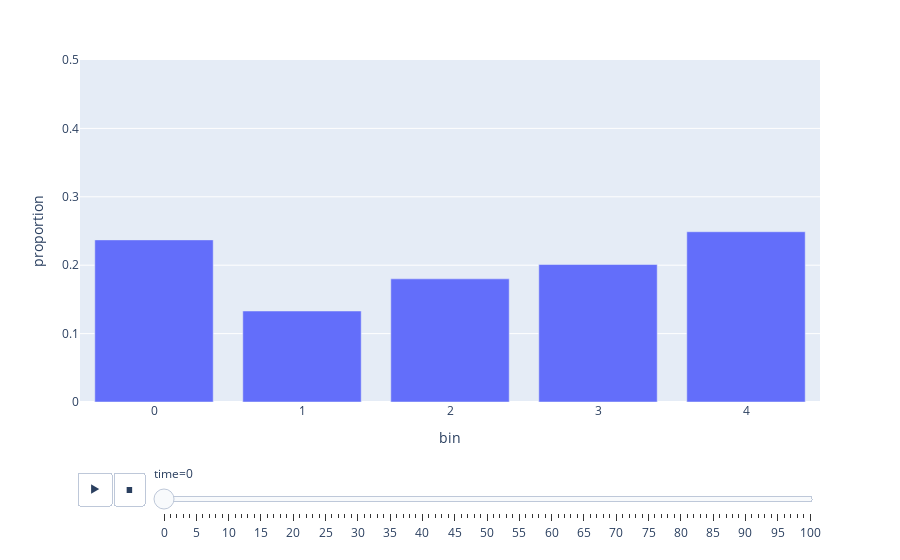

The cell this chart's notebook holds for it:
### Code cell
def watch_props(df, bin_size = 0.2, agg={'weight': 'sum'}):
    df['bin'] = df['position'] // bin_size
    gdf = df.groupby(['bin', 'time']).agg(agg).reset_index().rename({'weight': 'count'}, axis=1)
    full_index = []
    for bin in gdf['bin'].unique():
        for time in gdf['time'].unique():
            full_index.append({
                'bin': bin,
                'time': time
            })
    full_index = pd.DataFrame(full_index)
    gdf = full_index.merge(gdf, on=['bin', 'time'], how='left').fillna(0)
    cbt = gdf.groupby('time').agg({'count': 'sum'}).reset_index().rename({'count': 'total'}, axis=1)
    gdf = gdf.merge(cbt, on='time')
    gdf['proportion'] = gdf['count'] / gdf['total']
    return px.bar(gdf, x='bin', y='proportion', animation_frame='time', range_y=[0, 0.5])

watch_props(df)

### Figure 1 — Plotly figure (JSON) as saved in the notebook; plotly's stock layout.template omitted (floating-point values rounded to 4 significant figures)
{"data": [{"alignmentgroup": "True", "hovertemplate": "time=0<br>bin=%{x}<br>proportion=%{y}<extra></extra>", "legendgroup": "", "marker": {"color": "#636efa", "pattern": {"shape": ""}}, "name": "", "offsetgroup": "", "orientation": "v", "showlegend": false, "textposition": "auto", "type": "bar", "x": [0, 1, 2, 3, 4], "xaxis": "x", "y": [0.237, 0.133, 0.18, 0.201, 0.2489], "yaxis": "y"}], "layout": {"barmode": "relative", "legend": {"tracegroupgap": 0}, "margin": {"t": 60}, "sliders": [{"active": 0, "currentvalue": {"prefix": "time="}, "len": 0.9, "pad": {"b": 10, "t": 60}, "steps": [{"args": [["0"], {"frame": {"duration": 0, "redraw": true}, "fromcurrent": true, "mode": "immediate", "transition": {"duration": 0, "easing": "linear"}}], "label": "0", "method": "animate"}, {"args": [["1"], {"frame": {"duration": 0, "redraw": true}, "fromcurrent": true, "mode": "immediate", "transition": {"duration": 0, "easing": "linear"}}], "label": "1", "method": "animate"}, {"args": [["2"], {"frame": {"duration": 0, "redraw": true}, "fromcurrent": true, "mode": "immediate", "transition": {"duration": 0, "easing": "linear"}}], "label": "2", "method": "animate"}, {"args": [["3"], {"frame": {"duration": 0, "redraw": true}, "fromcurrent": true, "mode": "immediate", "transition": {"duration": 0, "easing": "linear"}}], "label": "3", "method": "animate"}, {"args": [["4"], {"frame": {"duration": 0, "redraw": true}, "fromcurrent": true, "mode": "immediate", "transition": {"duration": 0, "easing": "linear"}}], "label": "4", "method": "animate"}, {"args": [["5"], {"frame": {"duration": 0, "redraw": true}, "fromcurrent": true, "mode": "immediate", "transition": {"duration": 0, "easing": "linear"}}], "label": "5", "method": "animate"}, {"args": [["6"], {"frame": {"duration": 0, "redraw": true}, "fromcurrent": true, "mode": "immediate", "transition": {"duration": 0, "easing": "linear"}}], "label": "6", "method": "animate"}, {"args": [["7"], {"frame": {"duration": 0, "redraw": true}, "fromcurrent": true, "mode": "immediate", "transition": {"duration": 0, "easing": "linear"}}], "label": "7", "method": "animate"}, {"args": [["8"], {"frame": {"duration": 0, "redraw": true}, "fromcurrent": true, "mode": "immediate", "transition": {"duration": 0, "easing": "linear"}}], "label": "8", "method": "animate"}, {"args": [["9"], {"frame": {"duration": 0, "redraw": true}, "fromcurrent": true, "mode": "immediate", "transition": {"duration": 0, "easing": "linear"}}], "label": "9", "method": "animate"}, {"args": [["10"], {"frame": {"duration": 0, "redraw": true}, "fromcurrent": true, "mode": "immediate", "transition": {"duration": 0, "easing": "linear"}}], "label": "10", "method": "animate"}, {"args": [["11"], {"frame": {"duration": 0, "redraw": true}, "fromcurrent": true, "mode": "immediate", "transition": {"duration": 0, "easing": "linear"}}], "label": "11", "method": "animate"}, {"args": [["12"], {"frame": {"duration": 0, "redraw": true}, "fromcurrent": true, "mode": "immediate", "transition": {"duration": 0, "easing": "linear"}}], "label": "12", "method": "animate"}, {"args": [["13"], {"frame": {"duration": 0, "redraw": true}, "fromcurrent": true, "mode": "immediate", "transition": {"duration": 0, "easing": "linear"}}], "label": "13", "method": "animate"}, {"args": [["14"], {"frame": {"duration": 0, "redraw": true}, "fromcurrent": true, "mode": "immediate", "transition": {"duration": 0, "easing": "linear"}}], "label": "14", "method": "animate"}, {"args": [["15"], {"frame": {"duration": 0, "redraw": true}, "fromcurrent": true, "mode": "immediate", "transition": {"duration": 0, "easing": "linear"}}], "label": "15", "method": "animate"}, {"args": [["16"], {"frame": {"duration": 0, "redraw": true}, "fromcurrent": true, "mode": "immediate", "transition": {"duration": 0, "easing": "linear"}}], "label": "16", "method": "animate"}, {"args": [["17"], {"frame": {"duration": 0, "redraw": true}, "fromcurrent": true, "mode": "immediate", "transition": {"duration": 0, "easing": "linear"}}], "label": "17", "method": "animate"}, {"args": [["18"], {"frame": {"duration": 0, "redraw": true}, "fromcurrent": true, "mode": "immediate", "transition": {"duration": 0, "easing": "linear"}}], "label": "18", "method": "animate"}, {"args": [["19"], {"frame": {"duration": 0, "redraw": true}, "fromcurrent": true, "mode": "immediate", "transition": {"duration": 0, "easing": "linear"}}], "label": "19", "method": "animate"}, {"args": [["20"], {"frame": {"duration": 0, "redraw": true}, "fromcurrent": true, "mode": "immediate", "transition": {"duration": 0, "easing": "linear"}}], "label": "20", "method": "animate"}, {"args": [["21"], {"frame": {"duration": 0, "redraw": true}, "fromcurrent": true, "mode": "immediate", "transition": {"duration": 0, "easing": "linear"}}], "label": "21", "method": "animate"}, {"args": [["22"], {"frame": {"duration": 0, "redraw": true}, "fromcurrent": true, "mode": "immediate", "transition": {"duration": 0, "easing": "linear"}}], "label": "22", "method": "animate"}, {"args": [["23"], {"frame": {"duration": 0, "redraw": true}, "fromcurrent": true, "mode": "immediate", "transition": {"duration": 0, "easing": "linear"}}], "label": "23", "method": "animate"}, {"args": [["24"], {"frame": {"duration": 0, "redraw": true}, "fromcurrent": true, "mode": "immediate", "transition": {"duration": 0, "easing": "linear"}}], "label": "24", "method": "animate"}, {"args": [["25"], {"frame": {"duration": 0, "redraw": true}, "fromcurrent": true, "mode": "immediate", "transition": {"duration": 0, "easing": "linear"}}], "label": "25", "method": "animate"}, {"args": [["26"], {"frame": {"duration": 0, "redraw": true}, "fromcurrent": true, "mode": "immediate", "transition": {"duration": 0, "easing": "linear"}}], "label": "26", "method": "animate"}, {"args": [["27"], {"frame": {"duration": 0, "redraw": true}, "fromcurrent": true, "mode": "immediate", "transition": {"duration": 0, "easing": "linear"}}], "label": "27", "method": "animate"}, {"args": [["28"], {"frame": {"duration": 0, "redraw": true}, "fromcurrent": true, "mode": "immediate", "transition": {"duration": 0, "easing": "linear"}}], "label": "28", "method": "animate"}, {"args": [["29"], {"frame": {"duration": 0, "redraw": true}, "fromcurrent": true, "mode": "immediate", "transition": {"duration": 0, "easing": "linear"}}], "label": "29", "method": "animate"}, {"args": [["30"], {"frame": {"duration": 0, "redraw": true}, "fromcurrent": true, "mode": "immediate", "transition": {"duration": 0, "easing": "linear"}}], "label": "30", "method": "animate"}, {"args": [["31"], {"frame": {"duration": 0, "redraw": true}, "fromcurrent": true, "mode": "immediate", "transition": {"duration": 0, "easing": "linear"}}], "label": "31", "method": "animate"}, {"args": [["32"], {"frame": {"duration": 0, "redraw": true}, "fromcurrent": true, "mode": "immediate", "transition": {"duration": 0, "easing": "linear"}}], "label": "32", "method": "animate"}, {"args": [["33"], {"frame": {"duration": 0, "redraw": true}, "fromcurrent": true, "mode": "immediate", "transition": {"duration": 0, "easing": "linear"}}], "label": "33", "method": "animate"}, {"args": [["34"], {"frame": {"duration": 0, "redraw": true}, "fromcurrent": true, "mode": "immediate", "transition": {"duration": 0, "easing": "linear"}}], "label": "34", "method": "animate"}, {"args": [["35"], {"frame": {"duration": 0, "redraw": true}, "fromcurrent": true, "mode": "immediate", "transition": {"duration": 0, "easing": "linear"}}], "label": "35", "method": "animate"}, {"args": [["36"], {"frame": {"duration": 0, "redraw": true}, "fromcurrent": true, "mode": "immediate", "transition": {"duration": 0, "easing": "linear"}}], "label": "36", "method": "animate"}, {"args": [["37"], {"frame": {"duration": 0, "redraw": true}, "fromcurrent": true, "mode": "immediate", "transition": {"duration": 0, "easing": "linear"}}], "label": "37", "method": "animate"}, {"args": [["38"], {"frame": {"duration": 0, "redraw": true}, "fromcurrent": true, "mode": "immediate", "transition": {"duration": 0, "easing": "linear"}}], "label": "38", "method": "animate"}, {"args": [["39"], {"frame": {"duration": 0, "redraw": true}, "fromcurrent": true, "mode": "immediate", "transition": {"duration": 0, "easing": "linear"}}], "label": "39", "method": "animate"}, {"args": [["40"], {"frame": {"duration": 0, "redraw": true}, "fromcurrent": true, "mode": "immediate", "transition": {"duration": 0, "easing": "linear"}}], "label": "40", "method": "animate"}, {"args": [["41"], {"frame": {"duration": 0, "redraw": true}, "fromcurrent": true, "mode": "immediate", "transition": {"duration": 0, "easing": "linear"}}], "label": "41", "method": "animate"}, {"args": [["42"], {"frame": {"duration": 0, "redraw": true}, "fromcurrent": true, "mode": "immediate", "transition": {"duration": 0, "easing": "linear"}}], "label": "42", "method": "animate"}, {"args": [["43"], {"frame": {"duration": 0, "redraw": true}, "fromcurrent": true, "mode": "immediate", "transition": {"duration": 0, "easing": "linear"}}], "label": "43", "method": "animate"}, {"args": [["44"], {"frame": {"duration": 0, "redraw": true}, "fromcurrent": true, "mode": "immediate", "transition": {"duration": 0, "easing": "linear"}}], "label": "44", "method": "animate"}, {"args": [["45"], {"frame": {"duration": 0, "redraw": true}, "fromcurrent": true, "mode": "immediate", "transition": {"duration": 0, "easing": "linear"}}], "label": "45", "method": "animate"}, {"args": [["46"], {"frame": {"duration": 0, "redraw": true}, "fromcurrent": true, "mode": "immediate", "transition": {"duration": 0, "easing": "linear"}}], "label": "46", "method": "animate"}, {"args": [["47"], {"frame": {"duration": 0, "redraw": true}, "fromcurrent": true, "mode": "immediate", "transition": {"duration": 0, "easing": "linear"}}], "label": "47", "method": "animate"}, {"args": [["48"], {"frame": {"duration": 0, "redraw": true}, "fromcurrent": true, "mode": "immediate", "transition": {"duration": 0, "easing": "linear"}}], "label": "48", "method": "animate"}, {"args": [["49"], {"frame": {"duration": 0, "redraw": true}, "fromcurrent": true, "mode": "immediate", "transition": {"duration": 0, "easing": "linear"}}], "label": "49", "method": "animate"}, {"args": [["50"], {"frame": {"duration": 0, "redraw": true}, "fromcurrent": true, "mode": "immediate", "transition": {"duration": 0, "easing": "linear"}}], "label": "50", "method": "animate"}, {"args": [["51"], {"frame": {"duration": 0, "redraw": true}, "fromcurrent": true, "mode": "immediate", "transition": {"duration": 0, "easing": "linear"}}], "label": "51", "method": "animate"}, {"args": [["52"], {"frame": {"duration": 0, "redraw": true}, "fromcurrent": true, "mode": "immediate", "transition": {"duration": 0, "easing": "linear"}}], "label": "52", "method": "animate"}, {"args": [["53"], {"frame": {"duration": 0, "redraw": true}, "fromcurrent": true, "mode": "immediate", "transition": {"duration": 0, "easing": "linear"}}], "label": "53", "method": "animate"}, {"args": [["54"], {"frame": {"duration": 0, "redraw": true}, "fromcurrent": true, "mode": "immediate", "transition": {"duration": 0, "easing": "linear"}}], "label": "54", "method": "animate"}, {"args": [["55"], {"frame": {"duration": 0, "redraw": true}, "fromcurrent": true, "mode": "immediate", "transition": {"duration": 0, "easing": "linear"}}], "label": "55", "method": "animate"}, {"args": [["56"], {"frame": {"duration": 0, "redraw": true}, "fromcurrent": true, "mode": "immediate", "transition": {"duration": 0, "easing": "linear"}}], "label": "56", "method": "animate"}, {"args": [["57"], {"frame": {"duration": 0, "redraw": true}, "fromcurrent": true, "mode": "immediate", "transition": {"duration": 0, "easing": "linear"}}], "label": "57", "method": "animate"}, {"args": [["58"], {"frame": {"duration": 0, "redraw": true}, "fromcurrent": true, "mode": "immediate", "transition": {"duration": 0, "easing": "linear"}}], "label": "58", "method": "animate"}, {"args": [["59"], {"frame": {"duration": 0, "redraw": true}, "fromcurrent": true, "mode": "immediate", "transition": {"duration": 0, "easing": "linear"}}], "label": "59", "method": "animate"}, {"args": [["60"], {"frame": {"duration": 0, "redraw": true}, "fromcurrent": true, "mode": "immediate", "transition": {"duration": 0, "easing": "linear"}}], "label": "60", "method": "animate"}, {"args": [["61"], {"frame": {"duration": 0, "redraw": true}, "fromcurrent": true, "mode": "immediate", "transition": {"duration": 0, "easing": "linear"}}], "label": "61", "method": "animate"}, {"args": [["62"], {"frame": {"duration": 0, "redraw": true}, "fromcurrent": true, "mode": "immediate", "transition": {"duration": 0, "easing": "linear"}}], "label": "62", "method": "animate"}, {"args": [["63"], {"frame": {"duration": 0, "redraw": true}, "fromcurrent": true, "mode": "immediate", "transition": {"duration": 0, "easing": "linear"}}], "label": "63", "method": "animate"}, {"args": [["64"], {"frame": {"duration": 0, "redraw": true}, "fromcurrent": true, "mode": "immediate", "transition": {"duration": 0, "easing": "linear"}}], "label": "64", "method": "animate"}, {"args": [["65"], {"frame": {"duration": 0, "redraw": true}, "fromcurrent": true, "mode": "immediate", "transition": {"duration": 0, "easing": "linear"}}], "label": "65", "method": "animate"}, {"args": [["66"], {"frame": {"duration": 0, "redraw": true}, "fromcurrent": true, "mode": "immediate", "transition": {"duration": 0, "easing": "linear"}}], "label": "66", "method": "animate"}, {"args": [["67"], {"frame": {"duration": 0, "redraw": true}, "fromcurrent": true, "mode": "immediate", "transition": {"duration": 0, "easing": "linear"}}], "label": "67", "method": "animate"}, {"args": [["68"], {"frame": {"duration": 0, "redraw": true}, "fromcurrent": true, "mode": "immediate", "transition": {"duration": 0, "easing": "linear"}}], "label": "68", "method": "animate"}, {"args": [["69"], {"frame": {"duration": 0, "redraw": true}, "fromcurrent": true, "mode": "immediate", "transition": {"duration": 0, "easing": "linear"}}], "label": "69", "method": "animate"}, {"args": [["70"], {"frame": {"duration": 0, "redraw": true}, "fromcurrent": true, "mode": "immediate", "transition": {"duration": 0, "easing": "linear"}}], "label": "70", "method": "animate"}, {"args": [["71"], {"frame": {"duration": 0, "redraw": true}, "fromcurrent": true, "mode": "immediate", "transition": {"duration": 0, "easing": "linear"}}], "label": "71", "method": "animate"}, {"args": [["72"], {"frame": {"duration": 0, "redraw": true}, "fromcurrent": true, "mode": "immediate", "transition": {"duration": 0, "easing": "linear"}}], "label": "72", "method": "animate"}, {"args": [["73"], {"frame": {"duration": 0, "redraw": true}, "fromcurrent": true, "mode": "immediate", "transition": {"duration": 0, "easing": "linear"}}], "label": "73", "method": "animate"}, {"args": [["74"], {"frame": {"duration": 0, "redraw": true}, "fromcurrent": true, "mode": "immediate", "transition": {"duration": 0, "easing": "linear"}}], "label": "74", "method": "animate"}, {"args": [["75"], {"frame": {"duration": 0, "redraw": true}, "fromcurrent": true, "mode": "immediate", "transition": {"duration": 0, "easing": "linear"}}], "label": "75", "method": "animate"}, {"args": [["76"], {"frame": {"duration": 0, "redraw": true}, "fromcurrent": true, "mode": "immediate", "transition": {"duration": 0, "easing": "linear"}}], "label": "76", "method": "animate"}, {"args": [["77"], {"frame": {"duration": 0, "redraw": true}, "fromcurrent": true, "mode": "immediate", "transition": {"duration": 0, "easing": "linear"}}], "label": "77", "method": "animate"}, {"args": [["78"], {"frame": {"duration": 0, "redraw": true}, "fromcurrent": true, "mode": "immediate", "transition": {"duration": 0, "easing": "linear"}}], "label": "78", "method": "animate"}, {"args": [["79"], {"frame": {"duration": 0, "redraw": true}, "fromcurrent": true, "mode": "immediate", "transition": {"duration": 0, "easing": "linear"}}], "label": "79", "method": "animate"}, {"args": [["80"], {"frame": {"duration": 0, "redraw": true}, "fromcurrent": true, "mode": "immediate", "transition": {"duration": 0, "easing": "linear"}}], "label": "80", "method": "animate"}, {"args": [["81"], {"frame": {"duration": 0, "redraw": true}, "fromcurrent": true, "mode": "immediate", "transition": {"duration": 0, "easing": "linear"}}], "label": "81", "method": "animate"}, {"args": [["82"], {"frame": {"duration": 0, "redraw": true}, "fromcurrent": true, "mode": "immediate", "transition": {"duration": 0, "easing": "linear"}}], "label": "82", "method": "animate"}, {"args": [["83"], {"frame": {"duration": 0, "redraw": true}, "fromcurrent": true, "mode": "immediate", "transition": {"duration": 0, "easing": "linear"}}], "label": "83", "method": "animate"}, {"args": [["84"], {"frame": {"duration": 0, "redraw": true}, "fromcurrent": true, "mode": "immediate", "transition": {"duration": 0, "easing": "linear"}}], "label": "84", "method": "animate"}, {"args": [["85"], {"frame": {"duration": 0, "redraw": true}, "fromcurrent": true, "mode": "immediate", "transition": {"duration": 0, "easing": "linear"}}], "label": "85", "method": "animate"}, {"args": [["86"], {"frame": {"duration": 0, "redraw": true}, "fromcurrent": true, "mode": "immediate", "transition": {"duration": 0, "easing": "linear"}}], "label": "86", "method": "animate"}, {"args": [["87"], {"frame": {"duration": 0, "redraw": true}, "fromcurrent": true, "mode": "immediate", "transition": {"duration": 0, "easing": "linear"}}], "label": "87", "method": "animate"}, {"args": [["88"], {"frame": {"duration": 0, "redraw": true}, "fromcurrent": true, "mode": "immediate", "transition": {"duration": 0, "easing": "linear"}}], "label": "88", "method": "animate"}, {"args": [["89"], {"frame": {"duration": 0, "redraw": true}, "fromcurrent": true, "mode": "immediate", "transition": {"duration": 0, "easing": "linear"}}], "label": "89", "method": "animate"}, {"args": [["90"], {"frame": {"duration": 0, "redraw": true}, "fromcurrent": true, "mode": "immediate", "transition": {"duration": 0, "easing": "linear"}}], "label": "90", "method": "animate"}, {"args": [["91"], {"frame": {"duration": 0, "redraw": true}, "fromcurrent": true, "mode": "immediate", "transition": {"duration": 0, "easing": "linear"}}], "label": "91", "method": "animate"}, {"args": [["92"], {"frame": {"duration": 0, "redraw": true}, "fromcurrent": true, "mode": "immediate", "transition": {"duration": 0, "easing": "linear"}}], "label": "92", "method": "animate"}, {"args": [["93"], {"frame": {"duration": 0, "redraw": true}, "fromcurrent": true, "mode": "immediate", "transition": {"duration": 0, "easing": "linear"}}], "label": "93", "method": "animate"}, {"args": [["94"], {"frame": {"duration": 0, "redraw": true}, "fromcurrent": true, "mode": "immediate", "transition": {"duration": 0, "easing": "linear"}}], "label": "94", "method": "animate"}, {"args": [["95"], {"frame": {"duration": 0, "redraw": true}, "fromcurrent": true, "mode": "immediate", "transition": {"duration": 0, "easing": "linear"}}], "label": "95", "method": "animate"}, {"args": [["96"], {"frame": {"duration": 0, "redraw": true}, "fromcurrent": true, "mode": "immediate", "transition": {"duration": 0, "easing": "linear"}}], "label": "96", "method": "animate"}, {"args": [["97"], {"frame": {"duration": 0, "redraw": true}, "fromcurrent": true, "mode": "immediate", "transition": {"duration": 0, "easing": "linear"}}], "label": "97", "method": "animate"}, {"args": [["98"], {"frame": {"duration": 0, "redraw": true}, "fromcurrent": true, "mode": "immediate", "transition": {"duration": 0, "easing": "linear"}}], "label": "98", "method": "animate"}, {"args": [["99"], {"frame": {"duration": 0, "redraw": true}, "fromcurrent": true, "mode": "immediate", "transition": {"duration": 0, "easing": "linear"}}], "label": "99", "method": "animate"}, {"args": [["100"], {"frame": {"duration": 0, "redraw": true}, "fromcurrent": true, "mode": "immediate", "transition": {"duration": 0, "easing": "linear"}}], "label": "100", "method": "animate"}], "x": 0.1, "xanchor": "left", "y": 0, "yanchor": "top"}], "updatemenus": [{"buttons": [{"args": [null, {"frame": {"duration": 500, "redraw": true}, "fromcurrent": true, "mode": "immediate", "transition": {"duration": 500, "easing": "linear"}}], "label": "&#9654;", "method": "animate"}, {"args": [[null], {"frame": {"duration": 0, "redraw": true}, "fromcurrent": true, "mode": "immediate", "transition": {"duration": 0, "easing": "linear"}}], "label": "&#9724;", "method": "animate"}], "direction": "left", "pad": {"r": 10, "t": 70}, "showactive": false, "type": "buttons", "x": 0.1, "xanchor": "right", "y": 0, "yanchor": "top"}], "xaxis": {"anchor": "y", "domain": [0, 1], "title": {"text": "bin"}}, "yaxis": {"anchor": "x", "domain": [0, 1], "range": [0, 0.5], "title": {"text": "proportion"}}}}
